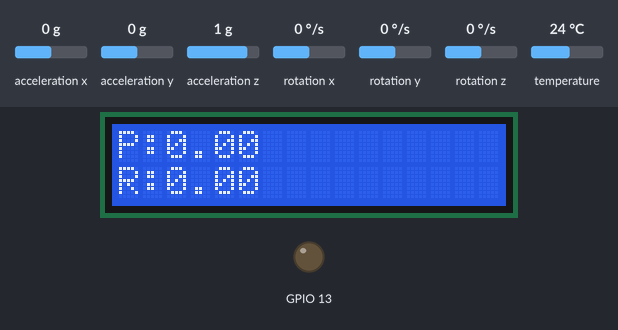
Recording of a program running on a simulated ESP32. On the bench: 16×2 character LCD, output pins drawn as LEDs (lit = HIGH). The inputs (shaded band) are chosen by the test bench; at power-on: acceleration x 0 g, acceleration y 0 g, acceleration z 1 g, rotation x 0 °/s, rotation y 0 °/s, rotation z 0 °/s, temperature 24 °C. What the program prints to the serial monitor is not drawn.

Above: at 4.4 s.
4.5 s: acceleration x set to -1.4 g
At 5.3 s:
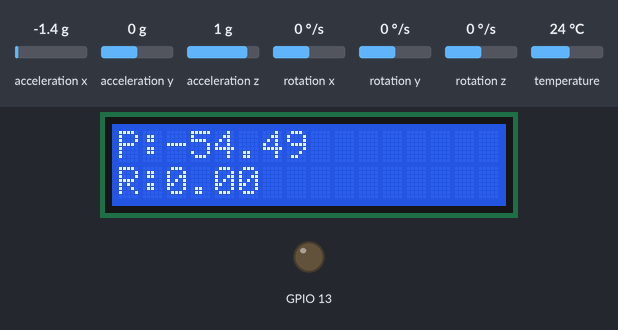
6.1 s: acceleration y set to -1.4 g
At 7.2 s:
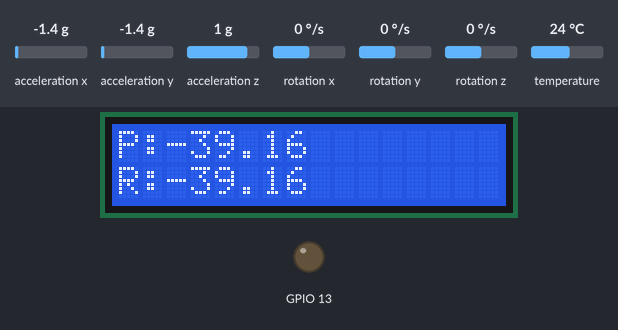
7.7 s: acceleration x set to 1.4 g
At 9.0 s:
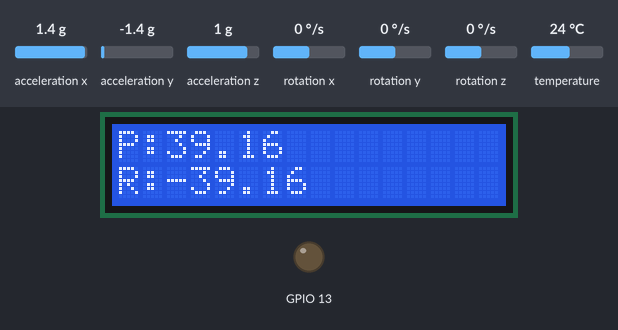
9.3 s: acceleration z set to -1.4 g
At 10.6 s:
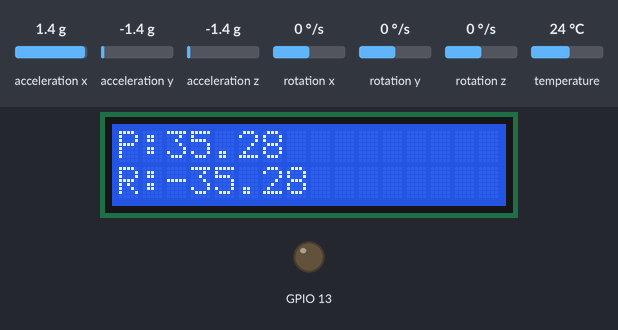
10.9 s: rotation x set to -192 °/s
At 11.5 s:
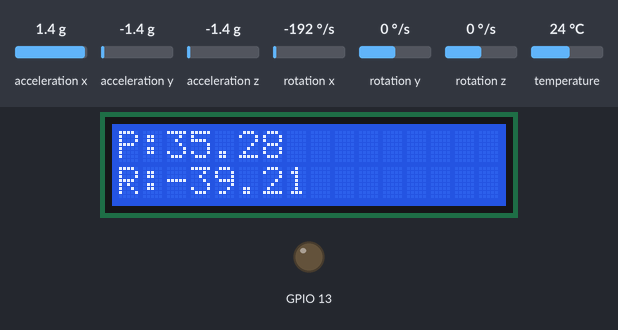
12.5 s: acceleration y set to 0.8 g
At 13.6 s:
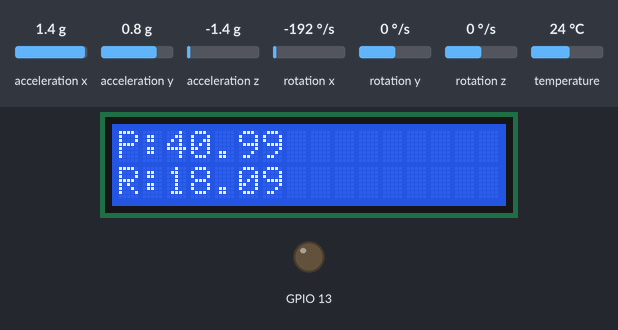
Timing chart, 0 to 15.1 s (numbered marks = the images above; inputs shaded):
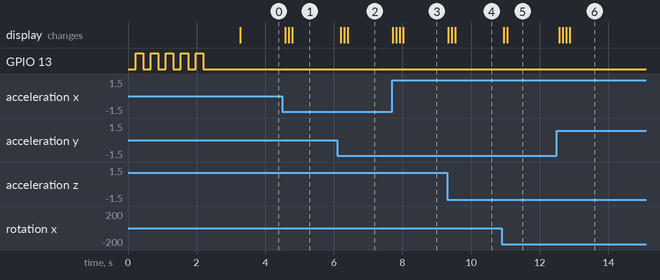

Measured:
- after the input at 4.5 s, the display: first changes after 0.08 s (image 1 shows a later state)
- after the input at 6.1 s, the display: first changes after 0.10 s (image 2 shows a later state)
- after the input at 7.7 s, the display: first changes at once (image 3 shows a later state)
- after the input at 9.3 s, the display: first changes at once (image 4 shows a later state)
- after the input at 10.9 s, the display: first changes after 0.05 s (image 5 shows a later state)
- after the input at 12.5 s, the display: first changes after 0.07 s (image 6 shows a later state)

The program:

main.cpp
```cpp
#include "compFilterIMU.h"
#include "lcd.h"
#include <Adafruit_MPU6050.h>
#include <Adafruit_Sensor.h>
#include <Wire.h>

void setup() {
  // imu part
  pinMode(13,OUTPUT);
  Serial.begin(115200);
  mpu.begin();
  mpu.setAccelerometerRange(MPU6050_RANGE_2_G); // +- 2G max acceleration
  mpu.setGyroRange(MPU6050_RANGE_250_DEG);
  mpu.setFilterBandwidth(MPU6050_BAND_21_HZ);
  prevTime=micros();
  Serial.println("Calculating...");
  calculateOffset();
  Serial.println(String(GxOffset,5) + String(" ") + String(GyOffset,5) + String(" ") + String(GzOffset,5));
  delay(1000);

  // lcd part
  lcd.begin(16,2);
  lcd.clear();
  lcd.setCursor(0,0);
  lcd.print("P:");
  lcd.setCursor(0,1);
  lcd.print("R:");

}

void loop() {
  getValues();
  accAngle();
  gyroAngle();
  compAngle();
  WriteResult();
}
```

compFilterIMU.cpp
```cpp
// view Brian Douglas video on theory of complementary filters
#include "compFilterIMU.h"
float Ax,Ay,Az;
float aPitch, aRoll;

float Gx,Gy,Gz;
float GxOffset=0,GyOffset=0,GzOffset=0;
float gPitch, gRoll;

float compCoef = 0.1;
float compPitch=0, compRoll=0;

Adafruit_MPU6050 mpu;
sensors_event_t a,g,temp;

unsigned long prevTime;
unsigned long duration;

int led=0;
bool value;


void calculateOffset(){
  int cycleCount =1000;
  for (int i = 0; i <cycleCount;i++){
    mpu.getEvent(&a, &g, &temp);
    GxOffset += g.gyro.x;
    GyOffset += g.gyro.y;
    GzOffset += g.gyro.z;
    led++;
    if(!(led%100)) {
      value = !value;
      digitalWrite(13,value);
    }

  }
  GxOffset = GxOffset/cycleCount;
  GyOffset = GyOffset/cycleCount;
  GzOffset = GzOffset/cycleCount;
}

void sensorCheck(){
    mpu.getEvent(&a, &g, &temp);
    Ax = a.acceleration.x;
    Ay = a.acceleration.y;
    Az = a.acceleration.z;
    Gx = g.gyro.x;
    Gy = g.gyro.y;
    Gz = g.gyro.z;
    Serial.println(String(Ax,4) + String(" ") + String(Ay,4) + String(" ") + String(Az,4) + String(Gx,4) + String(" ") + String(Gy,4) + String(" ") + String(Gz,4));
}

void getValues(){
  mpu.getEvent(&a,&g,&temp);
    Ax = a.acceleration.x;
    Ay = a.acceleration.y;
    Az = a.acceleration.z;
    Gx = (g.gyro.x - GxOffset)*360./2./3.14;
    Gy = (g.gyro.y - GyOffset)*360./2./3.14;
    Gz = (g.gyro.z - GzOffset)*360./2./3.14;
    // Serial.println(String(Ax,4) + String(" ") + String(Ay,4) + String(" ") + String(Az,4) + String(Gx,4) + String(" ") + String(Gy,4) + String(" ") + String(Gz,4));
}

void accAngle(){
  int signX = Ax/abs(Ax);
  int signY = Ay/abs(Ay);
  int signZ = Az/abs(Az);
  aPitch = atan2(Ay, sqrt(Ax*Ax+Az*Az))*360./2./3.14;
  aRoll = atan2(Ax, sqrt(Ay*Ay+Az*Az))*360./2./3.14;
  // Serial.println(String(Ax,3) + String(" ") + String(Ay,3) + String(" ") + String(Az,3) + String(" ") + String(aPitch,3) + String(" ") + String(aRoll,3));
}

void gyroAngle(){
  duration = micros()-prevTime;
  prevTime = micros();
  gPitch+=Gx*duration/1000000.;
  gRoll-=Gy*duration/1000000.;
  // Serial.println(String("Gx:") + String(Gx,2) + " Gy:" + String(Gy,2) + " Gz:" + String(Gz,2) + String(" pitch:") + String(gPitch,2) + " roll:" + String(gRoll,2) + " time:" + String(int(millis())) + " duration:" + String(duration) + " LL:" + String(-180) + " HL:" + String(180));
}

void compAngle(){
  compPitch = compCoef*aPitch + (1-compCoef)*(compPitch + Gx*duration/1000000.);
  compRoll = compCoef*aRoll + (1-compCoef)*(compRoll - Gy*duration/1000000.); // minus in the second term!!!
}
```

compFilterIMU.h
```cpp
#pragma once
#include <Adafruit_MPU6050.h>
#include <Adafruit_Sensor.h>
#include <Wire.h>
extern float Ax,Ay,Az;
extern float aPitch, aRoll;

extern float Gx,Gy,Gz;
extern float GxOffset,GyOffset,GzOffset;
extern float gPitch, gRoll;

extern float compCoef;
extern float compPitch, compRoll;

extern Adafruit_MPU6050 mpu;
extern sensors_event_t a,g,temp;

extern unsigned long prevTime;
extern unsigned long duration;

extern int led;
extern bool value;

void calculateOffset();
void sensorCheck();
void getValues();
void accAngle();
void gyroAngle();
void compAngle();
```

lcd.cpp
```cpp
#include "lcd.h"
#include "compFilterIMU.h"
const int rs = 32;
const int en = 33;
const int d4 = 25;
const int d5 = 26;
const int d6 = 27;
const int d7 = 14;

LiquidCrystal lcd(rs, en, d4, d5, d6, d7); // defining LiquidCrystal object

unsigned long refreshTime = 0;


void WriteResult(){
  if(millis() - refreshTime < 100) return; //early return from the function
  refreshTime = millis();
  lcd.setCursor(2,0);
  lcd.print("      ");
  lcd.setCursor(2,0);
  lcd.print(String(compRoll,2));
  lcd.setCursor(2,1);
  lcd.print("      ");
  lcd.setCursor(2,1);
  lcd.print(String(compPitch,2));

}
```

lcd.h
```cpp
#pragma once
#include <Arduino.h>
#include <LiquidCrystal.h>

extern const int d4;
extern const int en;
extern const int rs;
extern const int d5;
extern const int d6;
extern const int d7;

extern LiquidCrystal lcd; // declaring LiquidCrystal object

extern unsigned long refreshTime;

void WriteResult();
```
